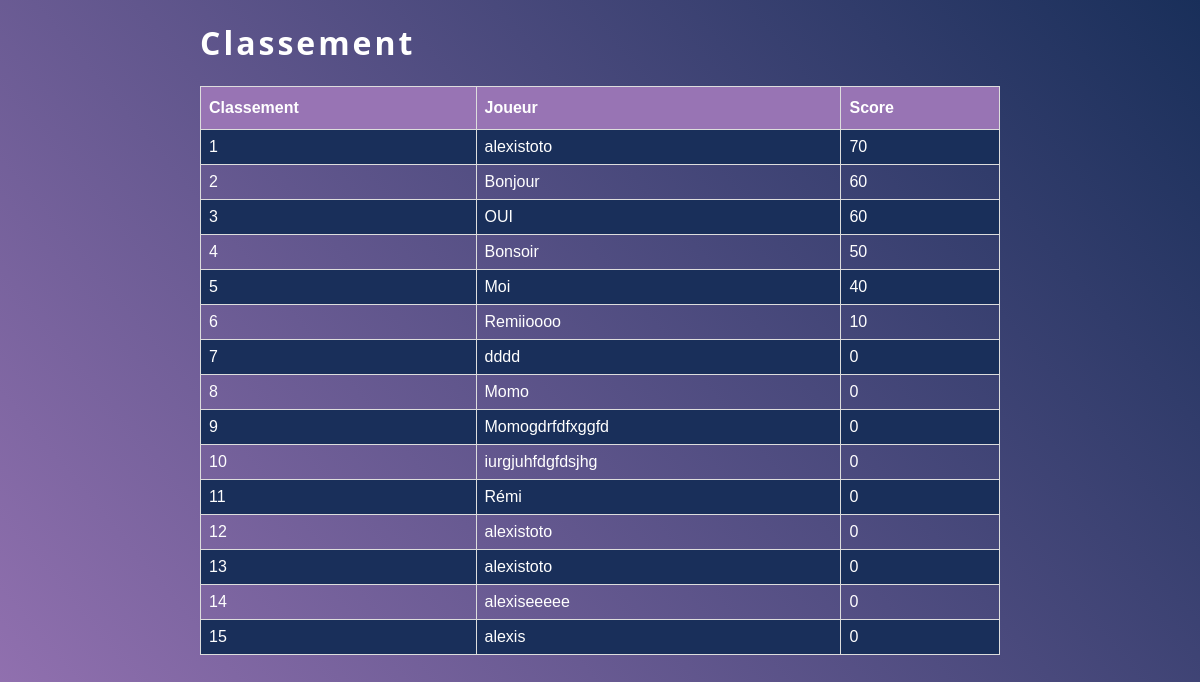
The app's page /rankView.php with its own data.
### tables this page shows
CREATE TABLE `player` (
  `ID` int(255) NOT NULL,
  `pseudo` varchar(255) NOT NULL,
  `score` int(255) DEFAULT NULL
);

### model/rankModel.php (called while the page is built, shortened)
<?php
$bddPDO = connexionBDD();
$requete = "SELECT pseudo,score FROM player order by score DESC";
$result = $bddPDO->query($requete);
$allPlayer = $result->fetchAll(PDO::FETCH_ASSOC);

### rankView.php (the view)
<?php
require_once ('model/rankModel.php');
?>
<?php require_once 'components/header.php'; ?>
<div id="rankView" class="wrapper">
    <h1>Classement</h1>
    <table>
    <tr class="main-title-table">
        <th>Classement</th>
        <th>Joueur</th>
        <th>Score</th>
    </tr>
        <?php
            $i =0;
            foreach ($allPlayer as $onePlayer){
                $i++;
                echo "<tr>";
                    echo "<td> $i </td>";
                    echo"<td>$onePlayer[pseudo]</td>";
                    echo"<td>$onePlayer[score]</td>";
                echo"</tr>";
            }
        ?>
    </table>
</div>
<?php require_once 'components/footer.php'; ?>

### components/header.php (shortened to what this page needs)
<!DOCTYPE html>
<html lang="en">
<head>
    <link href="css/style.css" rel="stylesheet">
    <link href="assets/leaflet/leaflet.css" rel="stylesheet">
</head>
<body>

### components/footer.php (shortened to what this page needs)
    </body>
</html>

### css/style.css (style rules this page uses)
html { background: linear-gradient(0.64turn, #192F5A, #9874B4); font-size: 16px; color: white; }
body { min-height: 100vh; position: relative; }
h1, p, a { font-family: system-ui, -apple-system, BlinkMacSystemFont, 'Segoe UI', Roboto, Oxygen, Ubuntu, Cantarell, 'Open Sans', 'Helvetica Neue', sans-serif; letter-spacing: 3px ; }
.wrapper { max-width: 800px; width: 90%; margin: 0 auto; }
table { border-collapse: collapse; width: 100%; font-size: 16px; }
.main-title-table { background-color: #9874B4; color: white; }
table td, table th { border: 1px solid #ddd; padding: 8px; }
table tr:nth-child(even) { background-color: #192F5A; }
table th { padding-top: 12px; padding-bottom: 12px; text-align: left; }

### records on screen
player: pseudo "alexistoto", score "70"
player: pseudo "Bonjour", score "60"
player: pseudo "OUI", score "60"
player: pseudo "Bonsoir", score "50"
player: pseudo "Moi", score "40"
player: pseudo "Remiioooo", score "10"
player: pseudo "dddd", score "0"
player: pseudo "Momo", score "0"
player: pseudo "Momogdrfdfxggfd", score "0"
player: pseudo "iurgjuhfdgfdsjhg", score "0"
player: pseudo "Rémi", score "0"
player: pseudo "alexistoto", score "0"
player: pseudo "alexistoto", score "0"
player: pseudo "alexiseeeee", score "0"
player: pseudo "alexis", score "0"
